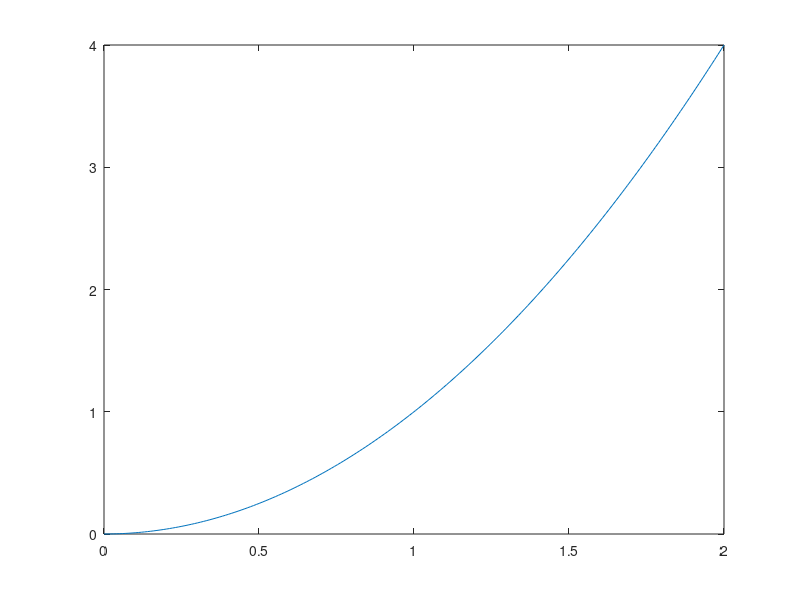

Recreate this plot in MATLAB. (Note: this script raises an error after producing the figure.)
#Guia 4 - Ejercicio 4
#--------------------
#Use el método de Newton para aproximar con una exactitud de 10^−4 el valor de x que en la gráfica de y = x^2
#produce el punto más cercano a (1, 0). Ayuda: Reduzca al mínimo [d(x)]^2 donde d es la función distancia de la gráfica al punto.
#--------------------

f=@(x) x.^2;
x=linspace(0,2,200);
plot(x, f(x))
hold on

#función distancia: d = sqrt((x2-x1)^2 + (y2-y1)^2)
#tomando y1=x^2, y2=0

d=@(x) sqrt((1-x).^2 + x.^4) #función distancia
[p,it,r,t] = Biseccion_Lucas(d, 0, 2, 5000, 10^-4);

plot(x,d(x))

